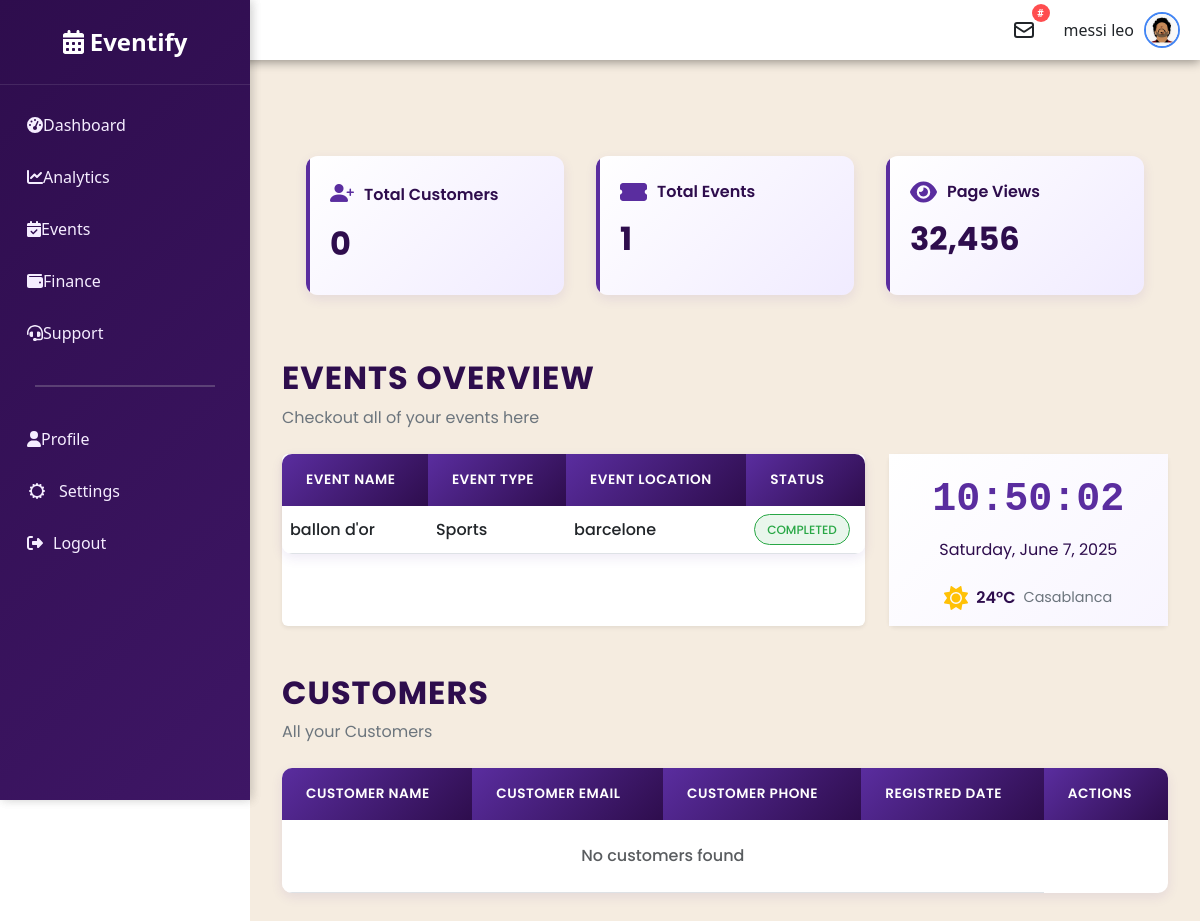
Page /dashboard/ (signed in) on the committed database.
### base/models.py (models this page shows, shortened)
class Organiser(AbstractUser):
    username = models.CharField(max_length=150, unique=True)
    password = models.CharField(max_length=128)
    email = models.EmailField(unique=True)
    first_name = models.CharField(max_length=30)
    last_name = models.CharField(max_length=30)
    phone = models.CharField(max_length=15, null=True, blank=True)
    date_joined = models.DateTimeField(auto_now_add=True, null=True)
    date_updated = models.DateTimeField(auto_now=True, null=True)
    profile_picture = models.ImageField(upload_to='profile_pictures/', null=True, blank=True)
    organiser_website = models.URLField(null=True, blank=True)
    organiser_birthday = models.DateField(null=True, blank=True)
    organiser_location = models.CharField(max_length=100, null=True, blank=True)
    organiser_bio = models.TextField(null=True, blank=True)
    LANGUAGE_CHOICES = [
        ('en', 'English'),
        ('es', 'Spanish'),
        ('fr', 'French'),
        ('de', 'German'),
        ('it', 'Italian'),
        ('pt', 'Portuguese'),
        ('ru', 'Russian'),
        ('zh', 'Chinese'),
        ('ja', 'Japanese'),
        ('ko', 'Korean'),
        ('ar', 'Arabic'),
    ]
    language = models.CharField(max_length=2, choices=LANGUAGE_CHOICES, default='en')
    primary_color = models.CharField(max_length=7, default='#4285f4')  # Hex color code

class Event(models.Model):
    STATUS_CHOICES = [
        ('upcoming', 'Upcoming'),
        ('completed', 'Completed'),
        ('cancelled', 'Cancelled'),
    ]
    organizer = models.ForeignKey(Organiser, on_delete=models.CASCADE, related_name='events', null=True, blank=True)
    title = models.CharField(max_length=200)
    description = models.TextField()
    date = models.DateTimeField()
    location = models.CharField(max_length=200)
    categories = models.ManyToManyField(Category)
    status = models.CharField(max_length=20, choices=STATUS_CHOICES, default='upcoming')
    created_at = models.DateTimeField(auto_now_add=True)
    main_image = models.ImageField(upload_to='event_images/', null=True, blank=True)

class Category(models.Model):
    name = models.CharField(max_length=100, unique=True)

### base/views.py (the view)
# urls.py: path('dashboard/', views.Dashboard, name='dashboard'),
@organizer_required
def Dashboard(request):
    if not request.user.is_authenticated or not hasattr(request.user, 'username'):
        return redirect('login')  # Only organizers can access
    events = Event.objects.filter(organizer=request.user).select_related('organizer').prefetch_related('categories')
    customers = Customer.objects.filter(tickets__event__organizer=request.user).distinct()
    TotalCustomers = customers.count()
    TotalEvents = events.count()
    completed_events = events.filter(status='completed').count()
    upcoming_events = events.filter(status='upcoming').count()
    cancelled_events = events.filter(status='cancelled').count()
    context = {
        'events': events,
        'customers': customers,
        'TotalCustomers': TotalCustomers,
        'TotalEvents': TotalEvents,
        'completed_events': completed_events,
        'upcoming_events': upcoming_events,
        'cancelled_events': cancelled_events,
        'page_title': 'Dashboard - Eventify',
    }
    return render(request, "base/dashboard.html", context)

### base/context_processors.py (called while the page is built)
def clock_widget(request):
    casablanca_tz = pytz.timezone('Africa/Casablanca')
    now = datetime.now(casablanca_tz)
    return {
        'current_time': now.strftime('%H:%M:%S'),
        'current_date': now.strftime('%A, %B %d, %Y'),
        'weather_temp': '24°C',
        'weather_location': 'Casablanca'
    }

def site_title(request):
    return {
        'site_title': "Eventify",
    }

### base/templates/base/dashboard.html (shortened to what this page needs)
{% extends 'base/base.html' %}
{% load static %}
{% block content %}
<div class="dashboard-container">
    <section class="metrics-section">
        <div class="container-fluid px-4 py-3">
            <div class="cards-container">
                <div class="card-wrapper">
                    <div class="metric-card">
                        <div class="card-content">
                            <h5 class="metric-title">
                                <i class="bi bi-person-plus-fill card-icon"></i>
                                Total Customers
                            </h5>
                            <h2 class="metric-value">{{TotalCustomers}}</h2>
                        </div>
                    </div>
                </div>
                <div class="card-wrapper">
                    <div class="metric-card">
                        <div class="card-content">
                            <h5 class="metric-title">
                                <i class="fas fa-ticket-alt card-icon"></i>
                                Total Events
                            </h5>
                            <h2 class="metric-value">{{TotalEvents}}</h2>
                        </div>
                    </div>
                </div>
                <div class="card-wrapper">
                    <div class="metric-card">
                        <div class="card-content">
                            <h5 class="metric-title">
                                <i class="fas fa-eye card-icon"></i>
                                Page Views
                            </h5>
                            <h2 class="metric-value">32,456</h2>
                        </div>
                    </div>
                </div>
            </div>
        </div>
    </section>
    <section class="events-section">
        <div class="section-header">
            <h2>Events Overview</h2>
            <p class="section-description">Checkout all of your events here</p>
        </div>
        <div class="row g-4">
            <div class="col-lg-8">
                <div class="card shadow-sm border-0 h-100">
                    <div class="card-body p-0">
                        <div class="table-responsive">
                            <table class="table mb-0">
                                <thead>
                                    <tr>
                                        <th>Event Name</th>
                                        <th>Event Type</th>
                                        <th>Event Location</th>
                                        <th>Status</th>
                                    </tr>
                                </thead>
                                <tbody>
                                        {% for event in events %}
                                        <tr>
                                            <td>{{ event.title }}</td>
                                            <td> {% for category in event.categories.all %}
                                                {{ category.name }}{% if not forloop.last %}, {% endif %}
                                            {%endfor%}</td>
                                            <td>{{ event.location }}</td>
                                            <td>
                                                <span class="status-badge {{ event.status }}">
                                                    {{ event.get_status_display }}
                                                </span>
                                            </td>
                                        </tr>
                                        {%empty%}
                                        <tr>
                                            <td colspan="4" class="text-center">No events available</td>
                                        </tr>
                                        {% endfor %}
                                </tbody>
                            </table>
                        </div>
                    </div>
                </div>
            </div>
            <div class="col-lg-4">
                <div class="card shadow-sm border-0 h-100">
                    <div class="card-body clock-widget">
                        <div class="digital-clock">{{ current_time }}</div>
                        <div class="current-date">{{ current_date }}</div>
                        <div class="weather-widget">
                            <i class="fas fa-sun weather-icon"></i>
                            <span class="weather-temp">{{ weather_temp }}</span>
                            <span class="weather-location">{{ weather_location }}</span>
                        </div>
                    </div>
                </div>
            </div>
        </div>
    </section>
    <section class="bookings-section">
        <div class="section-header">
            <h2>Customers</h2>
            <p class="section-description">All your Customers</p>
        </div>
        <div class="table-responsive">
            <table class="table mb-0">
                <thead>
                    <tr>
                        <th>Customer name</th>
                        <th>Customer email</th>
                        <th>Customer Phone</th>
                        <th>registred date</th>
                        <th>Actions</th>
                    </tr>
                </thead>
                <tbody>
                    {% for customer in customers %}
                    <tr>
                        <td>{{ customer.name }}</td>
                        <td>{{ customer.email }}</td>
                        <td>{{ customer.phone }}</td>
                        <td>{{ customer.registered_at|date:"M d, Y" }}</td>
                        <td>
                            <a href="#" class="btn btn-primary btn-sm">View</a>
                            <a href="#" class="btn btn-secondary btn-sm">Edit</a>
                            <a href="#" class="btn btn-danger btn-sm">Delete</a>
                    </tr>
                    {% empty %}
                    <tr>
                        <td colspan="4" class="text-center py-4 text-muted">
                            No customers found
                        </td>
                    </tr>
                    {% endfor %}
                </tbody>
            </table>
        </div>
    </section>
</div>
{% endblock %}

### base/templates/base/user_header.html (shortened to what this page needs)
{% load static %}
<header class="app-header">
    <div class="header-controls">
        <div class="mail-icon" id="mail-icon">
            <svg xmlns="http://www.w3.org/2000/svg" fill="none" viewBox="0 0 24 24" stroke="currentColor">
                <path stroke-linecap="round" stroke-linejoin="round" stroke-width="2" d="M3 8l7.89 5.26a2 2 0 002.22 0L21 8M5 19h14a2 2 0 002-2V7a2 2 0 00-2-2H5a2 2 0 00-2 2v10a2 2 0 002 2z" />
            </svg>
                <span class="mail-badge">#</span>
        </div>
        <div class="user-profile">
            <span class="user-name">{{ user.last_name }} {{ user.first_name }}</span>
            <a href="{% url 'profile' %}">
                <img src="{% if user.profile_picture %}{{ user.profile_picture.url }}{% else %}{% static 'base/images/profile-def.png' %}{% endif %}"
                     alt="User" class="user-avatar">
            </a>
        </div>
    </div>
</header>
<link rel="stylesheet" href="{% static 'base/css/user_header.css' %}">

### static/base/css/base.css (style rules this page uses)
.container-fluid, .row { padding: 0; margin: 0; }
body, html { margin: 0; padding: 0; width: 100%; }
.container-fluid { padding-left: 0 !important; padding-right: 0 !important; margin-left: 0 !important; margin-right: 0 !important; max-width: 100%; }

### static/base/css/sidebar.css (style rules this page uses)
:root { --sidebar-width: 250px; --sidebar-bg: linear-gradient(135deg, #2E0D4D 0%, #3E1665 100%); --sidebar-active-bg: linear-gradient(45deg, #6E3AAB 0%, #8D5ACD 100%); --sidebar-text: #F5EDFF; --sidebar-hover: #1A0933; --transition-speed: 0.3s; }
body { font-family: 'Poppins', sans-serif; background-color: white; overflow-x: hidden; }

### static/base/css/dashboard.css (style rules this page uses)
:root { --primary-purple: #5A2D9F; --dark-purple: #2E0D4D; --light-purple: #F8F5FF; --accent-purple: #D8C5FF; --success: #28a745; --warning: #ffc107; --danger: #dc3545; --text-dark: #2E0D4D; --text-light: #FFFFFF; --shadow: 0 4px 12px rgba(90, 45, 159, 0.1); }
.dashboard-container { padding-left: 0; padding-right: 0; color: var(--text-dark); }
.section-header { margin-bottom: 1.5rem; }
.section-header h2 { color: var(--dark-purple); font-weight: 700; text-transform: uppercase; letter-spacing: 1px; }
.section-description { color: #6c757d; margin-bottom: 1rem; }
.metrics-section, .events-section, .bookings-section, .feedback-section { margin-top: 3rem; margin-bottom: 3rem; }
.cards-container { display: flex; gap: 2rem; flex-wrap: wrap; max-width: 100%; box-sizing: border-box; }
.card-wrapper { flex: 1; min-width: 250px; }
.metric-card { background: linear-gradient(135deg, #FFFFFF 0%, #F8F5FF 50%, #F0EBFF 100%); border-radius: 12px; box-shadow: var(--shadow); transition: all 0.3s ease; height: 100%; position: relative; overflow: hidden; border: none; }
.metric-card::before { content: ''; position: absolute; top: 0; left: 0; width: 4px; height: 100%; background: var(--primary-purple); }
.card-content { padding: 1.5rem; }
.metric-title { font-size: 1rem; font-weight: 600; color: var(--text-dark); display: flex; align-items: center; gap: 10px; margin-bottom: 1rem; }
.card-icon { font-size: 1.5rem; color: var(--primary-purple); }
.metric-value { font-size: 2rem; font-weight: 700; color: var(--text-dark); margin: 0.5rem 0; }
.table-responsive { border-radius: 10px; overflow: hidden; max-height: 500px; background: white; box-shadow: var(--shadow); }
.table { width: 100%; margin-bottom: 0; }
.table thead th { background: linear-gradient(135deg, var(--primary-purple) 0%, var(--dark-purple) 100%); color: white; padding: 1rem 1.5rem; font-weight: 600; text-transform: uppercase; font-size: 0.85rem; letter-spacing: 0.5px; position: sticky; top: 0; border: none; }
.table tbody tr { transition: all 0.2s ease; }
.table td { padding: 1rem 1.5rem; vertical-align: middle; color: var(--text-dark); font-weight: 500; }
.status-badge { padding: 0.35rem 0.75rem; border-radius: 20px; font-size: 0.75rem; font-weight: 500; text-transform: uppercase; border: 1px solid currentColor; display: inline-block; }
.status-badge.completed { background-color: rgba(40, 167, 69, 0.1); color: var(--success); }
.clock-widget { display: flex; flex-direction: column; align-items: center; justify-content: center; height: 100%; background: linear-gradient(135deg, #FFFFFF 0%, #F8F5FF 100%); }
.digital-clock { font-size: 2.5rem; font-weight: 600; color: var(--primary-purple); font-family: 'Courier New', monospace; margin-bottom: 0.5rem; }
.current-date { color: var(--text-dark); margin-bottom: 1.5rem; font-size: 1rem; }
.weather-widget { display: flex; align-items: center; gap: 0.5rem; }
.weather-icon { font-size: 1.5rem; color: #ffc107; }
.weather-temp { font-weight: 600; color: var(--text-dark); }
.weather-location { color: #6c757d; font-size: 0.9rem; }

### static/base/css/support.css (style rules this page uses)
:root { --primary-color: #4361ee; --secondary-color: #3f37c9; --accent-color: #4cc9f0; --dark-color: #1a1a2e; --light-color: #f8f9fa; --success-color: #4ade80; --warning-color: #fbbf24; --danger-color: #f87171; --info-color: #60a5fa; --border-radius: 12px; --box-shadow: 0 4px 20px rgba(0, 0, 0, 0.08); }

### static/base/css/profile.css (style rules this page uses)
.card-body { padding: 20px; }

### rows in the picture
Organiser: last_name "messi", first_name "leo", profile_picture (picture)
Event: title "ballon d'or", location "barcelone", status "COMPLETED"
Category: name "Sports"

### other values in the picture
{{ TotalCustomers }} "0"
{{ TotalEvents }} "1"
{{ weather_temp }} "24°C"
{{ weather_location }} "Casablanca"
